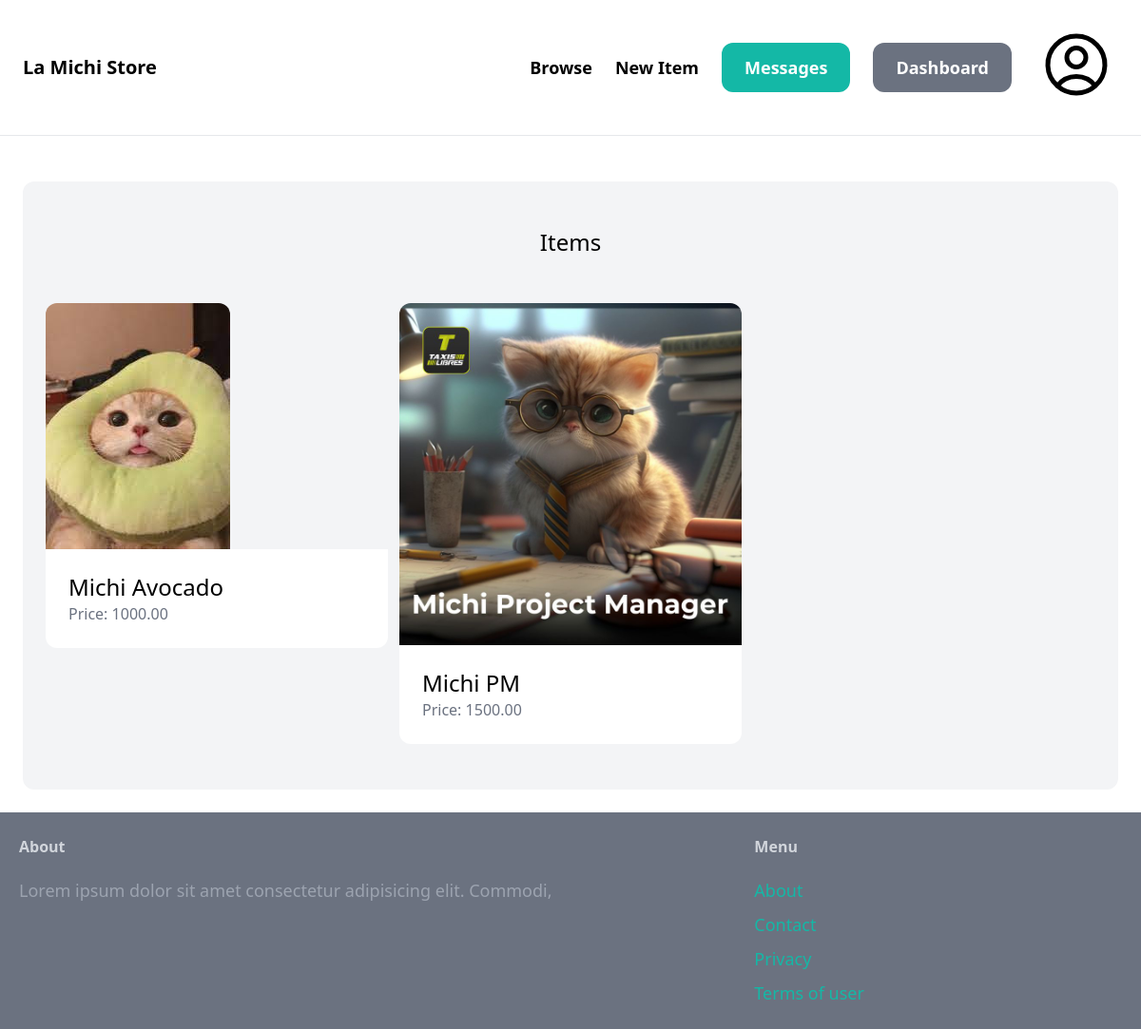
The page /dashboard/ (signed in) on the database its author committed.
### item/models.py (models this page shows, shortened)
class Item(models.Model):
    name = models.CharField(max_length=75)
    description = models.TextField(blank=True, null=True)
    price = models.DecimalField(null=False, decimal_places=2, validators=[MinValueValidator(0.01)], max_digits=10)
    is_sold = models.BooleanField(default=False)
    image = models.ImageField(upload_to='item_images', blank= True, null=True)
    created_at = models.DateTimeField(auto_now_add=True)
    created_by = models.ForeignKey(User, related_name='items', on_delete=models.CASCADE)
    category = models.ForeignKey(Category, related_name='items', on_delete=models.CASCADE)
    class Meta:
        db_table = ''
        managed = True
        verbose_name = 'Item'
        verbose_name_plural = 'Items'

### dashboard/views.py (the view)
# urls.py: path('', views.index, name='index'),
@login_required
def index(request):
    items = Item.objects.filter(created_by=request.user)
    return render(request, 'dashboard/index.html', {
        'items': items,
        })

### dashboard/templates/dashboard/index.html (shortened to what this page needs)
{% extends 'core/base.html' %}
{% block content%}
<div class="mt-6 px-6 py-12 bg-gray-100 rounded-xl">
    <h2 class="mb-12 text-2xl text-center"> Items </h2>
    <div class="grid grid-cols-3 gap-3">
        {% for item in items %}
        <div>
            <a href="{% url 'item:detail' item.id %}">
                <div>
                    <img src="/media/{{ item.image }}" class="rounded-t-xl w-auto" alt="{{ item.name }}">
                </div>
                <div class="p-6 bg-white rounded-b-xl">
                    <h2 class="text-2xl"> {{item.name}} </h2>
                    <p class="text-gray-500"> Price: {{item.price}} </p>
                </div>
            </a>
        </div>
        {% endfor %}
    </div>
</div>
{% endblock %}

### rows shown on the page
Item: image (picture), name "Michi Avocado", price "1000.00"
Item: image (picture), name "Michi PM", price "1500.00"
